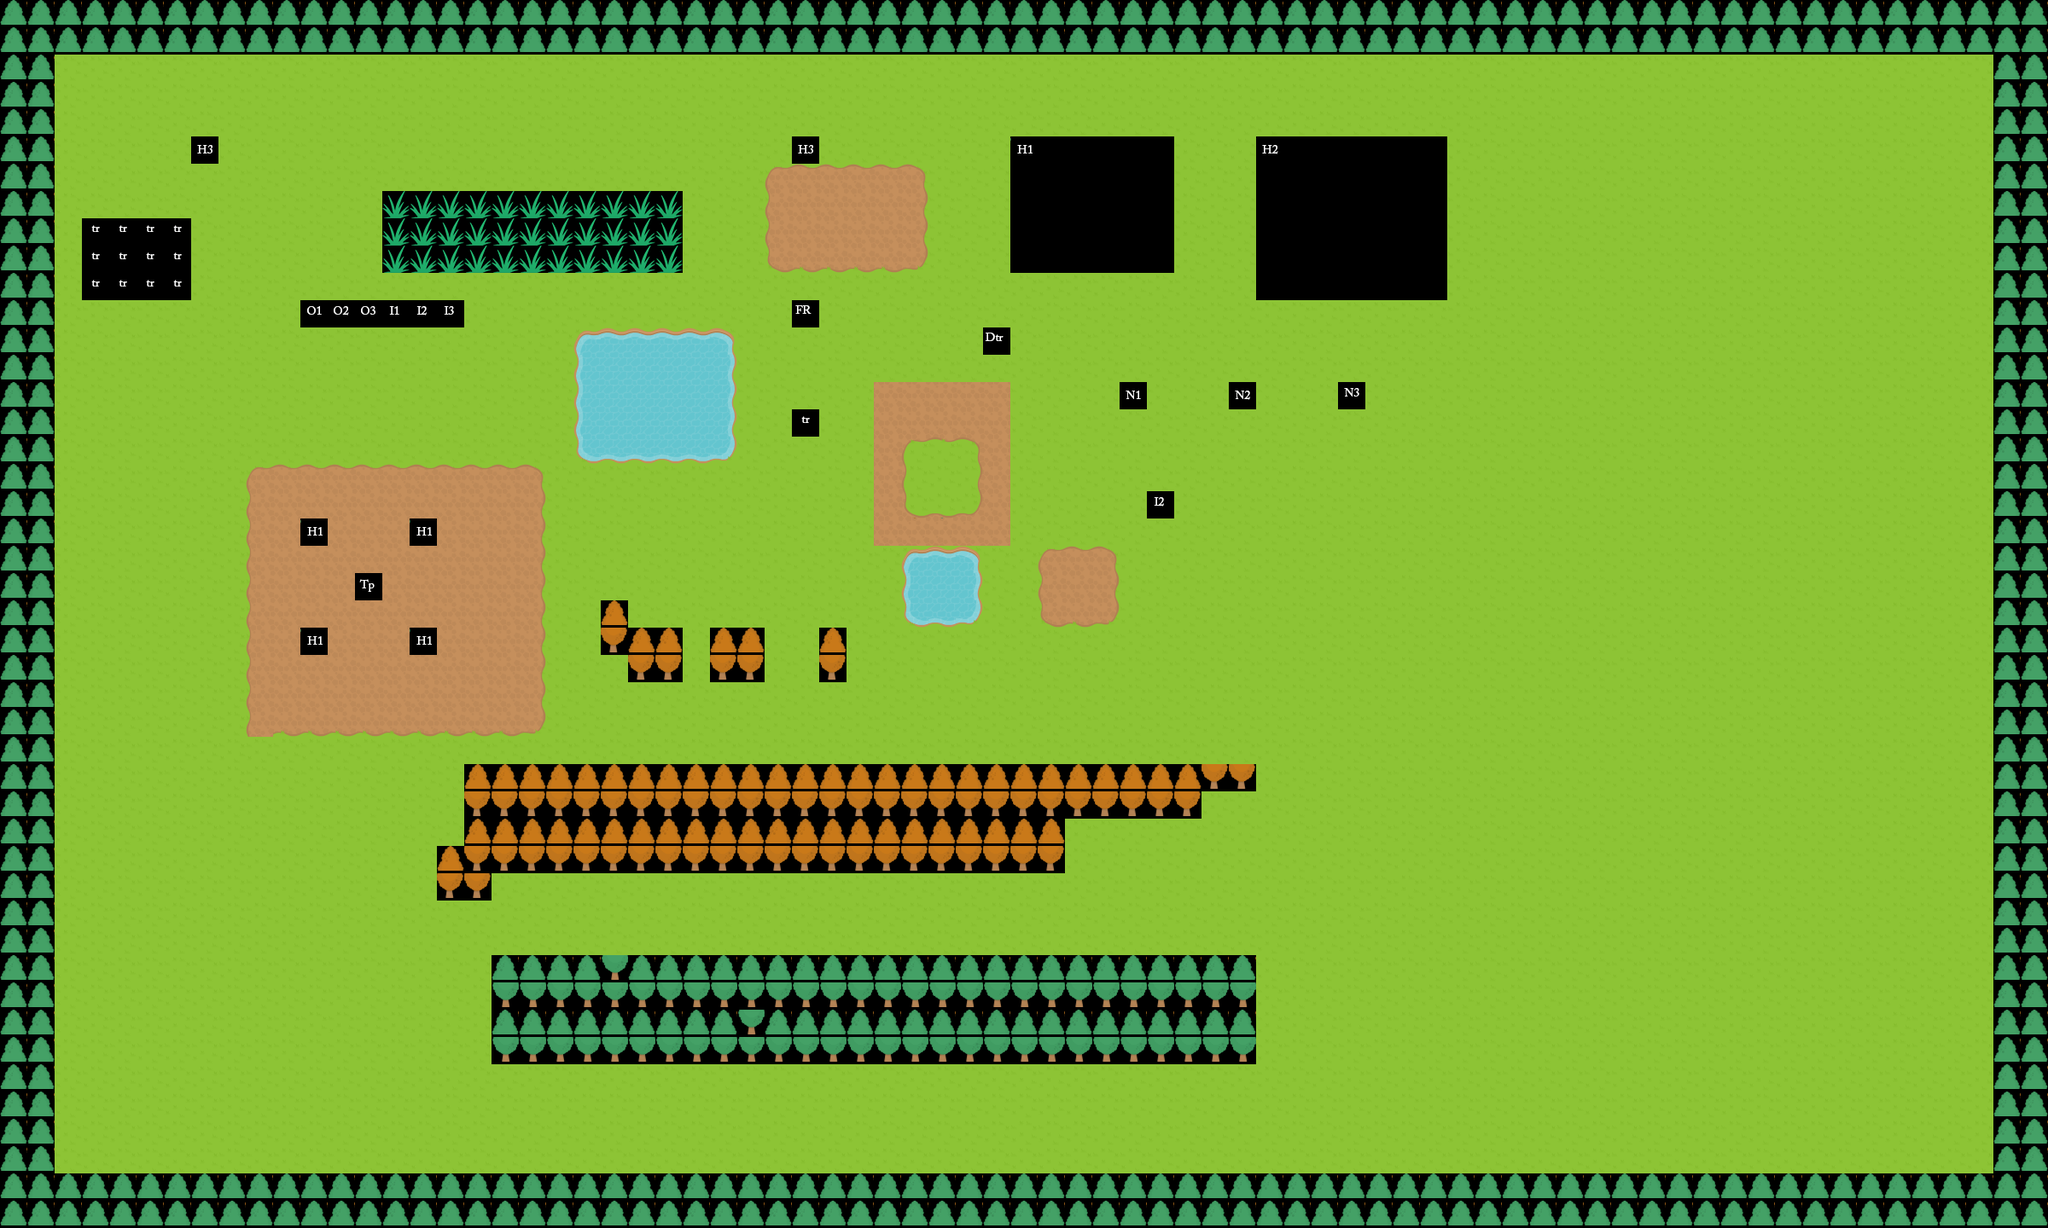

A level layout from a 2D game, rendered from its tile map. Below: a short description, then the map file with tile-grid data replaced by summaries:
An orthogonal 75x45 tile map with 32x32 px tiles, 1 tile layer (Tile Layer 1).

<map version="1.5" tiledversion="1.5.0" orientation="orthogonal" renderorder="right-down" width="75" height="45" tilewidth="32" tileheight="32" infinite="0" nextlayerid="2" nextobjectid="1">
 <editorsettings>
  <export target="../map.csv" format="csv" />
 </editorsettings>
 <tileset firstgid="1" source="SpriteSheet.tsx" />
 <layer id="1" name="Tile Layer 1" width="75" height="45">
  <data>[3375 cells, 3305 non-empty, 48 distinct tile ids]</data>
 </layer>
</map>